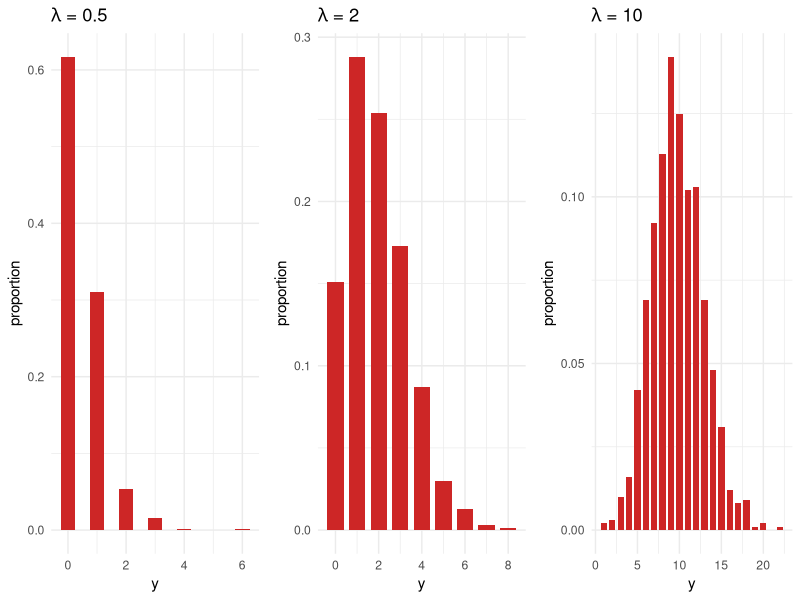

Generate this figure with R: (Note: this script raises an error after producing the figure.)
## ---- chunk 1
library(tidyverse)
library(gridExtra)
## ---- chunk 2
set.seed(2023)
s1 <- data.frame('data' = rpois(n = 1000, lambda = 0.5))
s2 <- data.frame('data' = rpois(n = 1000, lambda = 2))
s3 <- data.frame('data' = rpois(n = 1000, lambda = 10))

p1 <- s1 %>% ggplot() +
  geom_bar(aes(x = data, y = stat(count / sum(count))), width = 0.5,
               fill = 'firebrick3') +
  labs(x = 'y', y = 'proportion', title = lambda~ '= 0.5') +
  theme_minimal()
  scale_color_gradient(low="firebrick1", high="firebrick4")
p2 <- s2 %>% ggplot() +
  geom_bar(aes(x = data, y = stat(count / sum(count))), width = 0.75,
           fill = 'firebrick3') +
  labs(x = 'y', y = 'proportion', title = lambda~ '= 2') +
  theme_minimal()
p3 <- s3 %>% ggplot() +
  geom_bar(aes(x = data, y = stat(count / sum(count))), width = 0.75,
           fill = 'firebrick3') +
  labs(x = 'y', y = 'proportion', title = lambda~ '= 10') +
  theme_minimal()
## ---- chunk 3
grid.arrange(p1, p2, p3, nrow = 1)
## ---- chunk 4
data(Affairs, package = 'AER')
set.seed(2023)
data <- Affairs[sample(nrow(Affairs), size = 20, replace = FALSE),-c(8)]
head(data)

dim(data)

class(data)

## ---- chunk 5
# Poisson model
poisson.model <- glm(affairs ~ .,
                     family = 'poisson', data = data)
summary(poisson.model)
## ---- chunk 6
# p-value of Residual deviance goodness-of-fit test
1 - pchisq(deviance(poisson.model), df = poisson.model$df.residual)
## ---- chunk 7
# Pearson's goodness-of-fit
Pearson <- sum((data$affairs - poisson.model$fitted.values)^2 
               / poisson.model$fitted.values)
1 - pchisq(Pearson, df = poisson.model$df.residual)
## ---- chunk 8
lambdahat <-fitted(poisson.model)
par(mfrow=c(1,2), pty="s")
plot(lambdahat,(data$affairs-lambdahat)^2,
     xlab=expression(hat(lambda)), ylab=expression((y-hat(lambda))^2 ))
plot(lambdahat, resid(poisson.model,type="pearson"), 
     xlab=expression(hat(lambda)), ylab="Pearson Residuals") 
## ---- chunk 9
# Estimated dispersion parameter
Pearson / poisson.model$df.residual
## ---- chunk 10
# Quasipoisson model
quasipoisson.model <- glm(affairs ~ .,
                          family = 'quasipoisson', data = data)
summary(quasipoisson.model)

# p-value of Residual deviance goodness-of-fit test
1 - pchisq(deviance(quasipoisson.model), df = quasipoisson.model$df.residual)
## ---- chunk 11
# variable selection using BIC
library(MASS)
stepAIC(poisson.model, direction = 'both', k = log(dim(data)[1]))
# Step:  AIC=61.42
# affairs ~ yearsmarried + children + religiousness + rating
# 
#                 Df Deviance    AIC
# <none>               20.753 61.423
# + age            1   19.461 63.128
# - children       1   25.501 63.176
# + gender         1   19.879 63.546
# + education      1   20.750 64.417
# - yearsmarried   1   32.187 69.862
# - religiousness  1   32.965 70.640
# - rating         1   57.142 94.817
## ---- chunk 12
# Leave-one-out crossvalidation (LOOCV)
pred.cv.mod_1 <- pred.cv.mod_2 <- numeric(dim(data)[1])
for(i in 1:dim(data)[1]) {
  mod_1 = glm(affairs ~ .,
              family = 'quasipoisson', data = data, subset = -i)
  mod_2 = glm(affairs ~ children + yearsmarried + religiousness + rating,
              family = 'quasipoisson', data = data, subset = -i)
  pred.cv.mod_1[i] = predict.glm(mod_1, data[i,], type = 'response' )
  pred.cv.mod_2[i] = predict.glm(mod_2, data[i,], type = 'response')
}

error.mod_1 = (1/dim(data)[1]) * sum((data$affairs - pred.cv.mod_1)^2) 
error.mod_2 = (1/dim(data)[1]) * sum((data$affairs - pred.cv.mod_2)^2) 

# Root Mean Squared Error (RMSE)
sqrt(c(error.mod_1, error.mod_2))

## ---- chunk 13
# Diagnostic plots
quasipoisson.model.2 <- stepAIC(poisson.model, direction = 'both', k = log(dim(data)[1]))

par(mfrow = c(2,3))
plot(quasipoisson.model.2, which = 1:6)
## ---- chunk 14
# Final model
# 10. Remove outlier
round(cooks.distance(quasipoisson.model.2)) # observation 1218 is atypical
data2 <- data[ - which.max(round(cooks.distance(quasipoisson.model.2))), ]

quasipoisson.model.3 = glm(affairs ~ children + yearsmarried + religiousness + rating,
              family = 'quasipoisson', data = data2, maxit = 100)
summary(quasipoisson.model.3)


# p-value of Residual deviance goodness-of-fit test
1 - pchisq(deviance(quasipoisson.model.3), df = quasipoisson.model.3$df.residual)

# Pearson's goodness-of-fit
Pearson <- sum((data2$affairs - quasipoisson.model.3$fitted.values)^2 
               / quasipoisson.model.3$fitted.values)
1 - pchisq(Pearson, df = quasipoisson.model.3$df.residual)
